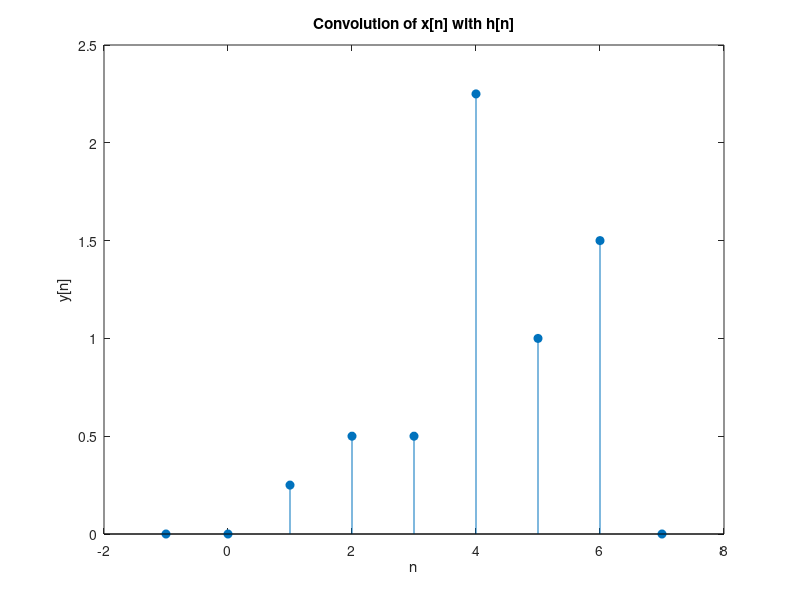

Source code (MATLAB):
% % Parameters
% fs = 90;           % use the minimum sampling frequency (Hz)
% T = 1;             % 1 second duration
% N = fs * T;        % number of samples (integer)
% n = 0:N-1;
% t = n / fs;
% 
% % Continuous-time signal sampled
% x = 2.5*cos(2*pi*15*t) + 5*cos(2*pi*45*t + pi);
% 
% % FFT and freq vector (shifted so 0 is center)
% X = fftshift(fft(x));
% f = linspace(-fs/2, fs/2, N);
% 
% % Plot magnitude (principal alias = -fs/2 .. fs/2)
% figure;
% plot(f, abs(X));
% xlabel('Frequency (Hz)');
% ylabel('|X_s(f)|');
% title('Principal alias (baseband) of sampled x[n], f_s = 90 Hz');
% grid on;
% xlim([-fs/2 fs/2]);
% 
% % Mark expected impulse locations
% hold on;
% stem([ -15, 15, -45, 45 ], [ max(abs(X))*0.8, max(abs(X))*0.8, max(abs(X))*0.9, max(abs(X))*0.9 ], 'r');
% legend('|FFT|','expected impulses (\pm15,\pm45 Hz)');

n = -1:4;                          % n-values for x[n]
x = [0, 0, 2, -2, 6, 0];           % x[n] values
h = [0.125, 0.375, 0.25, 0.25];    % h[n] from delta terms
y = conv(x, h);                     % convolution
n_y = n(1) : n(end) + length(h) - 1;   % n from -1 to 6
figure;
stem(n_y, y, 'filled')
xlabel('n')
ylabel('y[n]')
title('Convolution of x[n] with h[n]')
